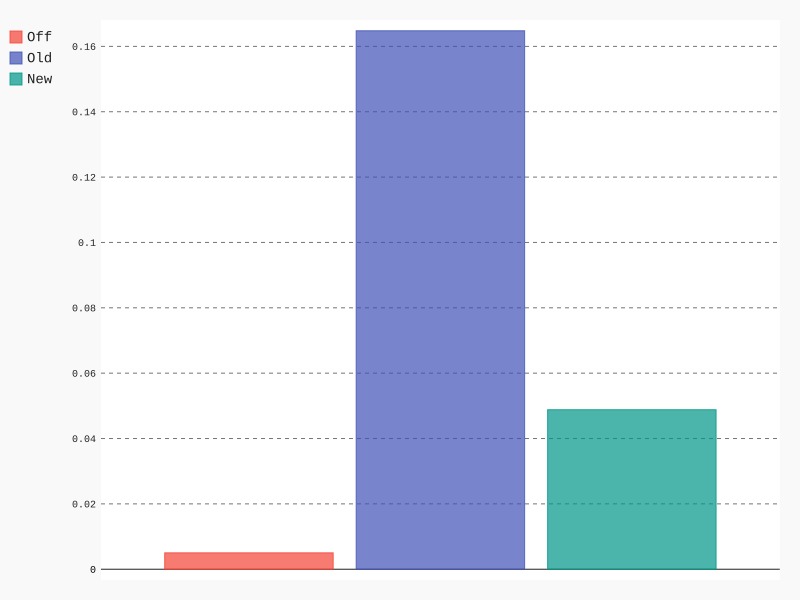

The Python source for this figure:
import pygal
import timeit
import magma as m


def gen_circuit(debug_mode, n=8):
    class Foo(m.Generator2):
        if debug_mode == 2:
            @m.debug
            def __init__(self, n):
                self.io = m.IO(I=m.In(m.Bits[n]), O=m.Out(m.Bit))
                x = m.Bits[n]()
                x @= ~self.io.I
                self.io.O @= x.reduce_xor()
        elif debug_mode == 1:
            def __init__(self, n):
                m.config.set_debug_mode(True)
                self.io = m.IO(I=m.In(m.Bits[n]), O=m.Out(m.Bit))
                x = m.Bits[n]()
                x @= ~self.io.I
                self.io.O @= x.reduce_xor()
                m.config.set_debug_mode(False)
        else:
            def __init__(self, n):
                self.io = m.IO(I=m.In(m.Bits[n]), O=m.Out(m.Bit))
                x = m.Bits[n]()
                x @= ~self.io.I
                self.io.O @= x.reduce_xor()
    Foo(n)


data = {}

for debug_mode in [0, 1, 2]:
    data[debug_mode] = timeit.Timer(lambda:
                                    gen_circuit(debug_mode)).timeit(number=10)

bar = pygal.Bar()
bar.add('Off', data[0])
bar.add('Old', data[1])
bar.add('New', data[2])
bar.render_to_file("debug.svg")
